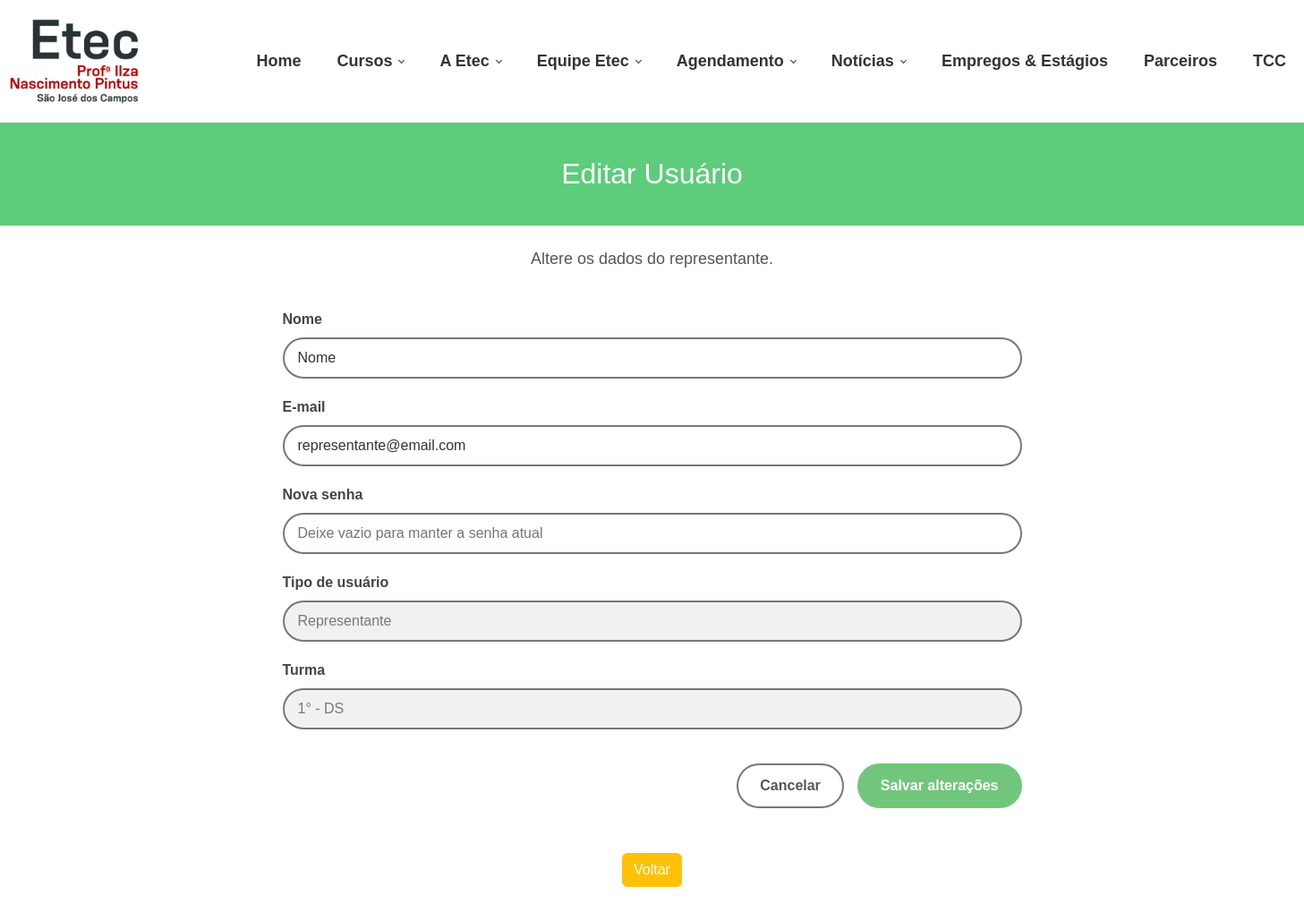
The app's page /TCC/php/editar_representante.php?tipo=representante&id=1 with its own data.
### tables this page shows
create table representante (
id_representante int primary key auto_increment,
nome varchar (100) not null,
email varchar (80) not null,
senha varchar (20)  not null,
id_turma int not null,
foreign key (id_turma) references turma (id_turma)
);

create table turma (
id_turma int primary key auto_increment,
serie ENUM('1°', '2°', '3°'),
curso ENUM('DS', 'ADM', 'AUT', 'RH'),
id_coordenador int not null,
foreign key (id_coordenador) references coordenador (id_coordenador)
);

### TCC/php/editar_representante.php (the view, shortened to what this page needs)
<?php
$host = "localhost";
$usuario = "root";
$senha = "";
$banco = "MODELO_TCC";
$conn = new mysqli($host, $usuario, $senha, $banco);
$conn->set_charset("utf8");
$id = intval($_GET["id"]);
            ?>
            <?php
$sql = "
    SELECT
        r.*,
        t.serie,
        t.curso
    FROM representante r
    LEFT JOIN turma t
        ON r.id_turma = t.id_turma
    WHERE r.id_representante = ?
";
$stmt = $conn->prepare($sql);
$stmt->bind_param(
    "i",
    $id
);
$stmt->execute();
$resultado = $stmt->get_result();
$usuario = $resultado->fetch_assoc();
?>
<!DOCTYPE html>
<html lang="pt-br">
<head>
    <link rel="stylesheet" href="https://cdn.jsdelivr.net/npm/bootstrap-icons@1.11.3/font/bootstrap-icons.css">
<link href="https://cdn.jsdelivr.net/npm/bootstrap@5.3.8/dist/css/bootstrap.min.css" rel="stylesheet">
    <link
        rel="stylesheet"
        href="../css/editar_usuario.css">
</head>
<body>
<header class="menu">
    <div class="logo">
        <img src="../logo.png">
    </div>
    <nav>
        <a href="">
            Home
        </a>
        <a href="#" class="has-submenu">
            Cursos
        </a>
        <a href="#" class="has-submenu">
            A Etec
        </a>
        <a href="#" class="has-submenu">
            Equipe Etec
        </a>
        <li>
            <a
                href="../selecionar_lab.html"
                class="has-submenu">
                Agendamento
            </a>
        </li>
        <a href="#" class="has-submenu">
            Notícias
        </a>
        <a href="">
            Empregos & Estágios
        </a>
        <a href="">
            Parceiros
        </a>
        <a href="">
            TCC
        </a>
    </nav>
</header>
    <section class="titulo">
        <h1>Editar Usuário</h1>
    </section>
    <br>
    <p class="subtitulo">
        Altere os dados do representante.
    </p>
    <main class="container">
    <form
        method="POST"
        class="formulario">
        <label for="nome">
            Nome
        </label>
        <input
            type="text"
            name="nome"
            id="nome"
            value="<?php echo htmlspecialchars($usuario["nome"]); ?>"
            required
        >
        <label for="email">
            E-mail
        </label>
        <input
            type="email"
            name="email"
            id="email"
            value="<?php echo htmlspecialchars($usuario["email"]); ?>"
            required
        >
        <label for="senha">
            Nova senha
        </label>
        <input
            type="password"
            name="senha"
            id="senha"
            placeholder="Deixe vazio para manter a senha atual"
        >
        <label for="tipo">
            Tipo de usuário
        </label>
        <input
            type="text"
            id="tipo"
            value="Representante"
            disabled
        >
        <label for="turma">
            Turma
        </label>
        <input
            type="text"
            id="turma"
            value="<?php
                echo htmlspecialchars(
                    ($usuario["serie"] ?? "") .
                    " - " .
                    ($usuario["curso"] ?? "")
                );
            ?>"
            disabled
        >
        <div class="botoes">
            <button
                type="button"
                class="cancelar"
                onclick="window.location.href='gerenciar_representantes.php';">
                Cancelar
            </button>
            <button
                type="submit"
                class="salvar">
                Salvar alterações
            </button>
        </div>
    </form>
</main>
<section>
        <div class="container">
          <div class="row">
            <div class="col-sm-2 offset-sm-5 text-center">
              <button class="btn btn-warning text-white btn-block" onclick="voltar()">Voltar</button>
            </div>
          </div>
        </div>
      </section>
  </body>
  </html>

### TCC/css/editar_usuario.css (style rules this page uses)
* { margin:0; padding:0; box-sizing:border-box; font-family:Arial, Helvetica, sans-serif; }
body { background:white; overflow-x:hidden; }
header { width:100%; height:137px; background:#fff; display:flex; align-items:center; border-bottom:none !important; box-shadow:none !important; padding:0; }
.logo { width:360px; height:137px; display:flex; justify-content:flex-end; align-items:center; padding-right:65px; }
.logo img { width:auto; height:95px; object-fit:contain; }
nav { height:100%; display:flex; align-items:center; gap:0; margin-left:45px; }
nav a { height:42px; display:flex; align-items:center; padding:0 20px; text-decoration:none; color:#333; font-size:18px; font-weight:bold; white-space:nowrap; }
nav a.has-submenu::after { content:""; width:5px; height:5px; border-right:1px solid #333; border-bottom:1px solid #333; transform:rotate(45deg); margin-left:8px; margin-top:-3px; }
nav ul, nav li { list-style:none; margin:0; padding:0; }
nav li { position:relative; }
.titulo { width:100%; height:115px; background:#5dcc7b; color:white; display:flex; align-items:center; justify-content:center; text-align:center; padding:0; }
.titulo h1 { margin:0; padding:0; font-weight:normal; font-size:32px; }
.container { width: 90%; max-width: 850px; margin: 30px auto 50px; }
.subtitulo { text-align: center; color: #555; font-size: 18px; margin-bottom: 30px; }
.formulario { display: flex; flex-direction: column; gap: 8px; }
.formulario label { margin-top: 12px; font-size: 16px; font-weight: bold; color: #444; }
.formulario input, .formulario select { width: 100%; height: 46px; padding: 0 15px; border: 2px solid #777; border-radius: 25px; background: #fff; color: #333; font-size: 16px; outline: none; transition: .2s; }
.formulario input:disabled { background: #f1f1f1; color: #777; cursor: not-allowed; }
.botoes { display: flex; justify-content: flex-end; gap: 15px; margin-top: 30px; }
.botoes button, .botoes a { min-height: 46px; padding: 11px 24px; border-radius: 25px; font-size: 16px; font-weight: bold; cursor: pointer; text-decoration: none; transition: .2s; }
.botoes button { border: 2px solid #72c67c; background: #72c67c; color: #fff; }
.cancelar { border: 2px solid #777 !important; background: #fff !important; color: #555 !important; }

### records on screen
representante: nome "Nome", email "representante@email.com", id_turma.curso "1° - DS"
